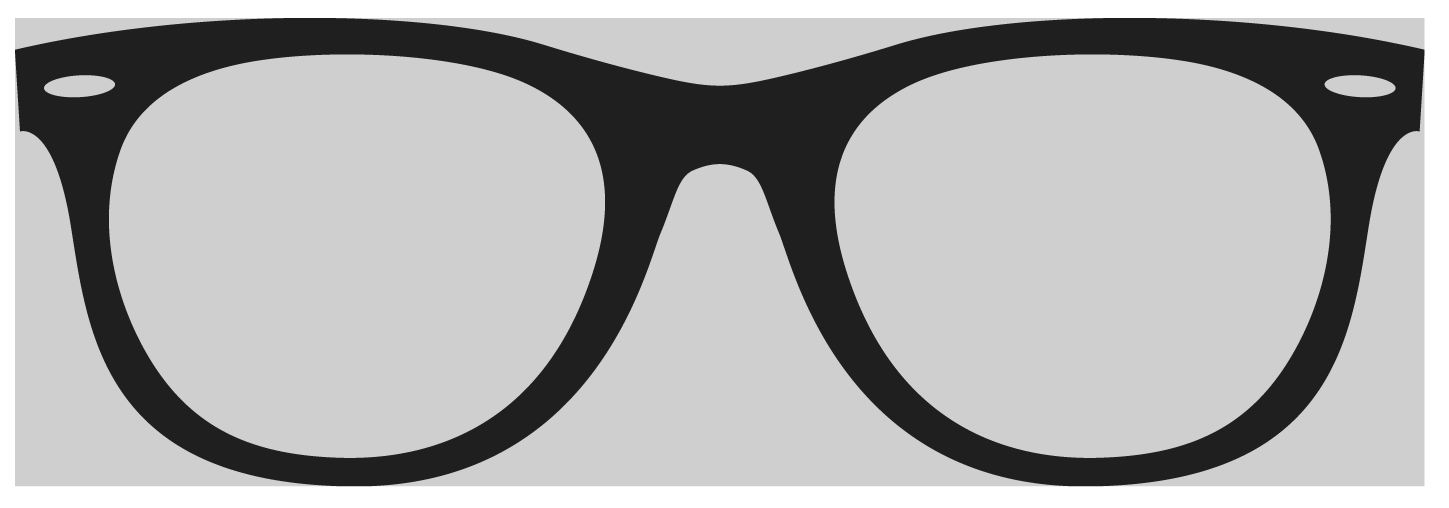
#> input picture glasses/glasses1.png, 5794 x 2029 px (shown at 1/4 size)
$ python video.py
#> lines starting #> are read from the running program, lines starting #| are printed output that depends on the picture; after the words box and inside, x2 and y2 are one past the last pixel; in counts of white or black regions, pixels touching at a corner belong together
### enhance.py
import numpy as np
import cv2

class Enhance(object):
    def __init__(self):
        self.debug = False
        self.face_cascade = cv2.CascadeClassifier('haarcascades/haarcascade_frontalface_default.xml')
        self.eye_cascade = cv2.CascadeClassifier('haarcascades/haarcascade_eye.xml')

        self.glasses = cv2.imread('glasses/glasses1.png')
#> self.glasses is the input picture: shape (2029, 5794, 3); min 31, max 255, mean 172.4
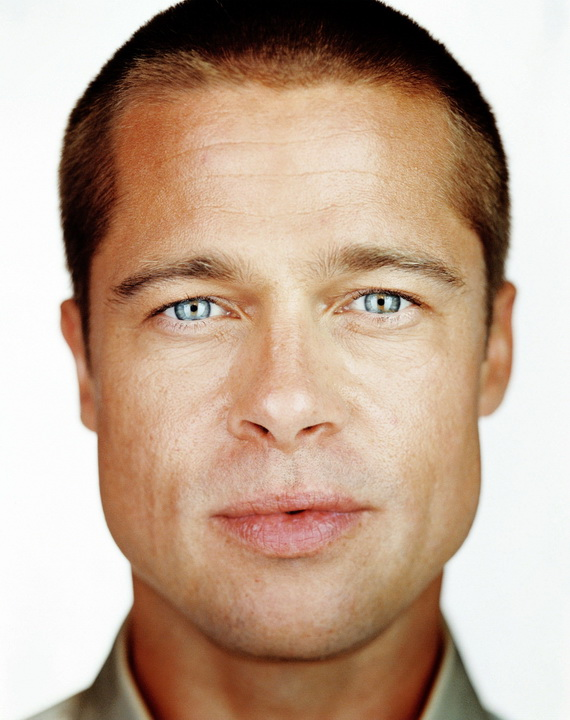
#> input picture input/Brad-Pitt.jpg, 570 x 720 px, given in place of the camera
#> further down, img is the input picture: shape (720, 570, 3); mean B, G, R 147.4, 166.7, 192.3
        self.eyeL = None
        self.eyeR = None
    # [5 lines left out: function __loadFromFile, not called in this run]

    def addGlasses(self, img=None, glasses=None, debug=None):

        if img is None:
            img = self.__loadFromFile()

        if glasses is None:
            glasses = self.glasses

        if debug is None:
            debug = self.debug

        gray = cv2.cvtColor(img, cv2.COLOR_BGR2GRAY)
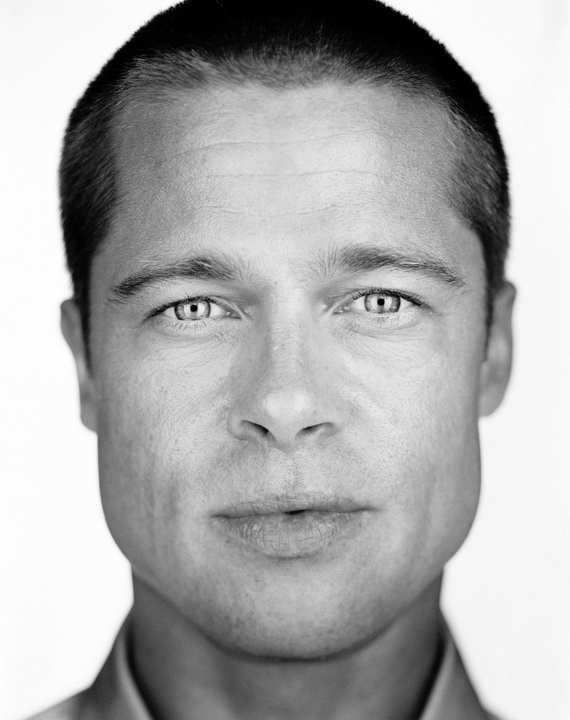
#> gray: shape (720, 570); min 0, max 255, mean 172.1
        # print gray
        faces = self.face_cascade.detectMultiScale(gray, 1.3, 3)
#> faces = [[74, 135, 421, 421]]

        for (x,y,w,h) in faces:
            # print x,y,w,h

            if debug:
                cv2.rectangle(img,(x,y),(x+w,y+h),(255,0,0),2)

            roi_gray = gray[y:y+h, x:x+w]
            roi_color = img[y:y+h, x:x+w]
            eyes = self.eye_cascade.detectMultiScale(roi_gray, minNeighbors=7)
            if (not len(eyes) > 0):
            	return img
            # print eyes
            # order the eyes based on their x direction , very important
            eyes = sorted(eyes, key=lambda eye: eye[0])

            # print 'eyes', eyes
            # print glasses
            # print img

            width_offset = int((w-x) * 0.3)

            extra_width = int((w-x) * 1.2)
            # width_offset = 0

            if (len(eyes) == 2):
                # print 'eyes[0]', eyes[0]
                ex, ey, ew, eh= eyes[0]
                # we use len(eyes)-1 becuase sometimes we arent garanteed that we only get 2 eyes
                ex2, ey2, ew2, eh2 = eyes[len(eyes)-1]
                self.eyeL = eyes[0]
                self.eyeR = eyes[len(eyes)-1]
            elif self.eyeL is not None and self.eyeR is not None:
                ex, ey, ew, eh= self.eyeL
                ex2, ey2, ew2, eh2 = self.eyeR
            else:
                return img

            ex = ex - width_offset
            ew2 = ew2 + width_offset

            width = ex2+ew2-ex + extra_width

            '''RESIZE'''
            size = (ex2+ew2-ex, ey2+eh2-ey)
            if size[0] < 1 or size[1] < 1:
            	return img
            # print 'size', size
            glasses = cv2.resize(glasses,size)
            # file_name = "output/glasses" + str(w) + ".jpg"
            # cv2.imwrite(file_name, glasses );
            row, col, channels = glasses.shape

            '''
            Note the we translate back to the img coordinates since
            we might have a negative ex since we subtract an offset
            '''
            masked_img = img[ ey+y:row+ey+y, ex+x:col+ex+x]
            if debug:
                print "masked_img.shape", masked_img.shape
                print 'glasses.shape',  glasses.shape

            # roi_color = cv2.addWeighted(masked_img,0.5,glasses,0.5,5)


            # I want to put logo on top-left corner, So I create a ROI
            img1 = masked_img
            img2 = glasses
            rows,cols,channels = img2.shape
            roi = img1[0:rows, 0:cols]

            # Now create a mask of logo and create its inverse mask also
            img2gray = cv2.cvtColor(img2,cv2.COLOR_BGR2GRAY)
            img2gray = cv2.bitwise_not(img2gray)
            ret, mask = cv2.threshold(img2gray, 127, 255, cv2.THRESH_BINARY)

            mask_inv = cv2.bitwise_not(mask)

            if debug:
                cv2.imwrite("output/mask.jpg", mask);
                cv2.imwrite("output/mask_inv.jpg", mask_inv);

            # Now black-out the area of logo in ROI
            img1_bg = cv2.bitwise_and(roi,roi,mask=mask_inv )

            # Take only region of logo from logo image.
            #img2_fg = cv2.bitwise_and(img2,img2,mask)

            if debug:
                cv2.imwrite("output/img1_bg.jpg", img1_bg);
                # cv2.imwrite("output/img2_fg.jpg", img2_fg);


            # Put logo in ROI and modify the main image
            dst = img1_bg
            img1[0:rows, 0:cols] = dst

            # dst = cv2.addWeighted(glasses,0.7,img2,0.3,0)
            for (ex,ey,ew,eh) in eyes:
                # cv2.rectangle(img, pt1, pt2, color, thickness)
                if debug:
                    cv2.rectangle(roi_color,(ex,ey),(ex+ew,ey+eh),(255,255,0))
                    cv2.circle(roi_color, (ex, ey), 1, (0,0,255), 1)
                    cv2.circle(roi_color, (ex+ew, ey), 1, (0,0,255), 1)
                    cv2.circle(roi_color, (ex, ey+eh), 1, (0,0,255), 1)
                    cv2.circle(roi_color, (ex+ew, ey+eh), 1, (0,0,255), 1)
                pass
            break
#> this loop made 1 pass
#> (x, y, w, h, width_offset, extra_width) on pass 1: (74, 135, 421, 421, 104, 416)
#> pass 1, in addGlasses, `glasses = cv2.resize(glasses,size)`:
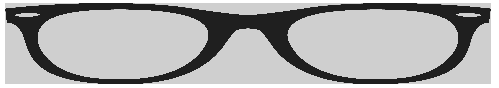
#> glasses: shape (88, 499, 3); min 31, max 255, mean 172.4
#> pass 1, in addGlasses, `masked_img = img[ ey+y:row+ey+y, ex+x:col+ex+x]`:
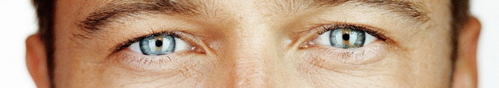
#> masked_img: shape (88, 499, 3); mean B, G, R 132.1, 158.5, 190.4
#> after the loop: img: shape (720, 570, 3); 2.41% of pixels changed, all inside (x1, y1, x2, y2) = (40, 268, 526, 349)
#> after the loop:
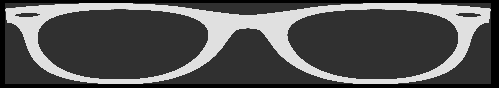
#> img2gray: shape (88, 499); min 0, max 224, mean 82.6
#> after the loop:
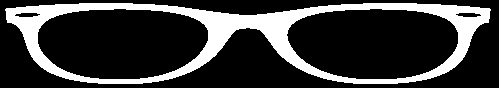
#> mask: shape (88, 499); 22.5% white; 1 white region, box (x1, y1, x2, y2) and area: (5, 3, 491, 84) 9885
#> after the loop:
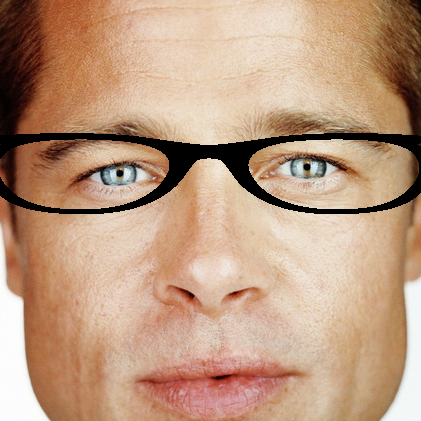
#> roi_color: shape (421, 421, 3); mean B, G, R 127.9, 154.1, 189
        return img
    def writeImageToFile(self, img):
        cv2.imwrite("output/output.jpg", img );

# [6 lines of commented-out code are left out]

### video.py
import numpy as np
import cv2
import time
from enhance import Enhance

enhance = Enhance()


cam = cv2.VideoCapture(0)

if not cam.isOpened()  :
	print("Can't open the camera")

isValid = True
prevImg = None

while True:
	try:
		ret, img = cam.read()
	except:
		print("Error the take a image")
		isValid = False

	if prevImg is not None:
		cv2.imshow('img',prevImg)
		time.sleep(0.1)
	if isValid == True:
		img = enhance.addGlasses(img=img)
		prevImg = img
		cv2.imshow('img',img)
		escKey = 27
		#waiting for keyboard input
		key = cv2.waitKey(30) & 0xff
#> (key Esc is pressed here)
		if key == escKey:
			break

cam.release()
cv2.destroyAllWindows()
